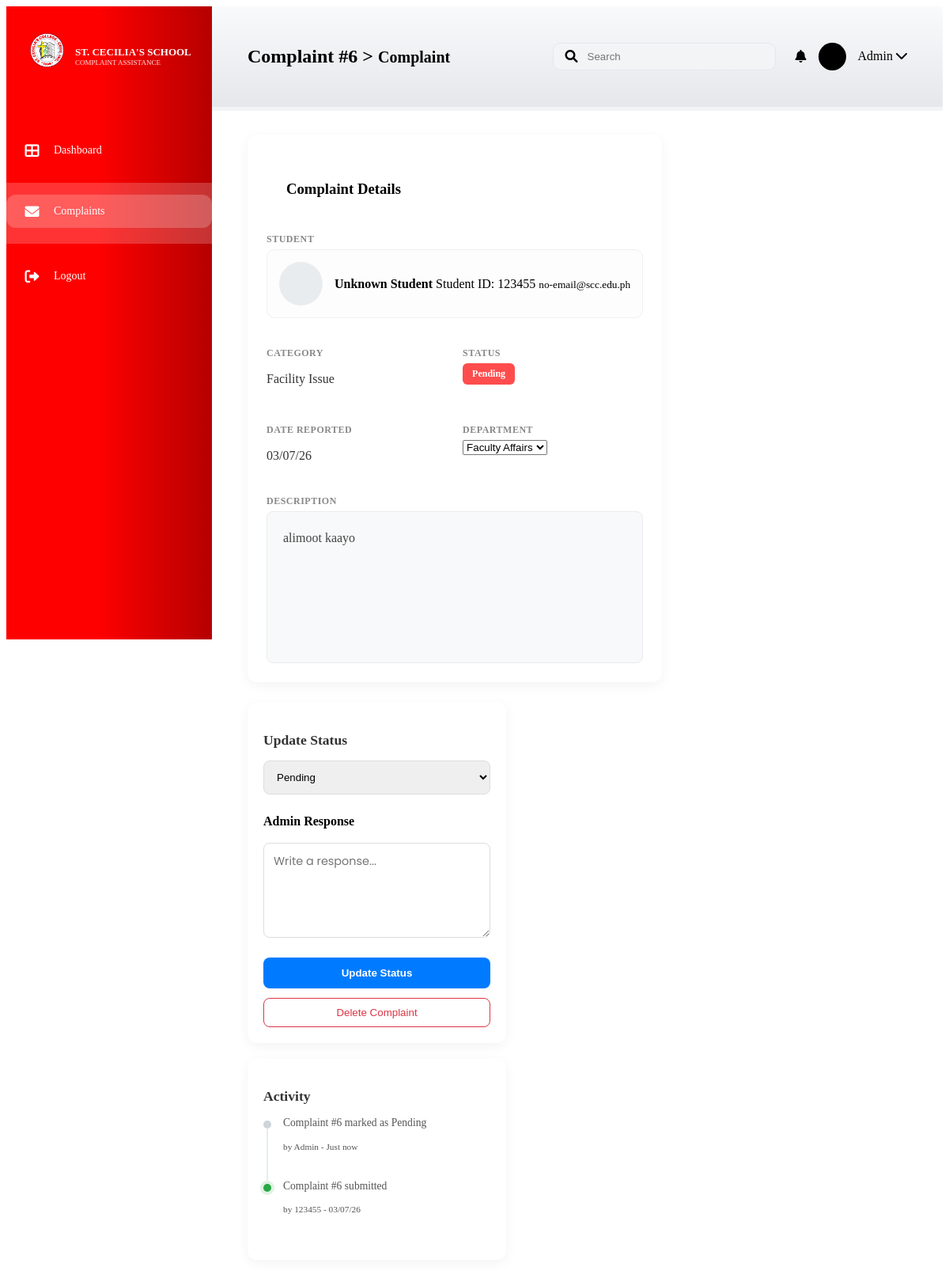
/admin/complaints/view/6 (signed in), run on the app's committed database.
### app.py (models this page shows)
class Complaint(db.Model):
    id = db.Column(db.Integer, primary_key=True)
    student_name = db.Column(db.String(100), nullable=False)
    category = db.Column(db.String(50), nullable=False)
    description = db.Column(db.Text, nullable=False)
    status = db.Column(db.String(20), default='Pending')
    date_posted = db.Column(db.String(20), default=lambda: datetime.now().strftime("%m/%d/%y"))

### app.py (the view)
@app.route('/admin/complaints/view/<int:id>')
def admin_complaints_view(id):
    if session.get('user_role') != 'staff':
        return redirect(url_for('login'))
    complaint = Complaint.query.get_or_404(id)
    return render_template('admin_complaints_view.html', complaint=complaint)

### templates/admin_complaints_view.html (shortened to what this page needs)
<!DOCTYPE html>
<html lang="en">
<head>
    <link rel="stylesheet" href="{{ url_for('static', filename='style.css') }}">
    <link rel="stylesheet" href="https://cdnjs.cloudflare.com/ajax/libs/font-awesome/6.0.0/css/all.min.css">
</head>
<body class="admin-review-page">
    <div class="dashboard-wrapper">
        <aside class="sidebar">
            <div class="sidebar-header">
                <img src="{{ url_for('static', filename='images/logo.png') }}" class="logo">
                <div class="brand">
                    <h3>ST. CECILIA'S SCHOOL</h3>
                    <p>COMPLAINT ASSISTANCE</p>
                </div>
            </div>
            <nav class="nav-menu">
                <ul>
                    <li><a href="{{ url_for('admin_dashboard_route') }}"><i class="fas fa-th-large"></i> <span>Dashboard</span></a></li>
                    <li class="active"><a href="#"><i class="fas fa-envelope"></i> <span>Complaints</span></a></li>
                    <li><a href="#"><i class="fas fa-sign-out-alt"></i> <span>Logout</span></a></li>
                </ul>
            </nav>
        </aside>
        <main class="main-panel">
            <header class="top-header">
                <div class="breadcrumb">
                    <h2>Complaint #{{ complaint.id }} <span class="separator">></span> <small>Complaint</small></h2>
                </div>
                <div class="header-right">
                    <div class="search-bar"><i class="fas fa-search"></i><input type="text" placeholder="Search"></div>
                    <div class="user-meta">
                        <i class="fas fa-bell"></i>
                        <div class="avatar"></div>
                        <span>Admin <i class="fas fa-chevron-down"></i></span>
                    </div>
                </div>
            </header>
            <div class="dashboard-content-wrapper review-layout">
                <section class="complaint-details-card">
                    <div class="card-header">
                        <h3>Complaint Details</h3>
                    </div>
                    <div class="student-info-section">
                        <p class="label-text">Student</p>
                        <div class="student-profile-box">
                            <div class="profile-avatar"></div>
                            <div class="profile-details">
                                <strong>{{ student.full_name if student else 'Unknown Student' }}</strong>
                                <span>Student ID: {{ complaint.student_name }}</span>
                                <small>{{ student.email if student else 'no-email@scc.edu.ph' }}</small>
                            </div>
                        </div>
                    </div>
                    <div class="details-grid">
                        <div class="grid-item">
                            <p class="label-text">Category</p>
                            <p class="value-text">{{ complaint.category }}</p>
                        </div>
                        <div class="grid-item">
                            <p class="label-text">Status</p>
                            <span class="status-pill {{ (complaint.status or 'Pending').lower().replace(' ', '-') }}">
                                {{ complaint.status or 'Pending' }}
                            </span>
                        </div>
                        <div class="grid-item">
                            <p class="label-text">Date Reported</p>
                            <p class="value-text">{{ complaint.date_posted }}</p>
                        </div>
                        <div class="grid-item">
                            <p class="label-text">Department</p>
                            <select class="form-input-small">
                                <option>Faculty Affairs</option>
                            </select>
                        </div>
                    </div>
                    <div class="description-box">
                        <p class="label-text">Description</p>
                        <div class="description-content">
                            {{ complaint.description }}
                        </div>
                    </div>
                </section>
                <aside class="review-actions">
                    <div class="action-card">
                        <h3>Update Status</h3>
                        <form action="{{ url_for('update_complaint_status', id=complaint.id) }}" method="POST">
                            <div class="input-group">
                                <select name="new_status" class="form-input">
                                    <option value="Pending" {% if complaint.status == 'Pending' %}selected{% endif %}>Pending</option>
                                </select>
                            </div>
                            <div class="input-group">
                                <label>Admin Response</label>
                                <textarea name="admin_comment" placeholder="Write a response..." class="form-input response-area"></textarea>
                            </div>
                            <div class="button-group">
                                <button type="submit" class="btn-update">Update Status</button>
                                <button type="button" class="btn-delete-text">Delete Complaint</button>
                            </div>
                        </form>
                    </div>
                    <div class="activity-card">
                        <h3>Activity</h3>
                        <ul class="activity-list">
                            <li>
                                <div class="dot"></div>
                                <p>Complaint #{{ complaint.id }} marked as {{ complaint.status }}</p>
                                <small>by Admin - Just now</small>
                            </li>
                            <li>
                                <div class="dot active"></div>
                                <p>Complaint #{{ complaint.id }} submitted</p>
                                <small>by {{ complaint.student_name }} - {{ complaint.date_posted }}</small>
                            </li>
                        </ul>
                    </div>
                </aside>
            </div>
        </main>
    </div>
</body>
</html>

### data on the page
Complaint: id "6", student_name "123455", category "Facility Issue", status "Pending", date_posted "03/07/26", description "alimoot kaayo", new_status "Pending"

### other printed values
{{ student.full_name if student else 'Unknown Student' }} "Unknown Student"
{{ student.email if student else 'no-email@scc.edu.ph' }} "no-email@scc.edu.ph"
